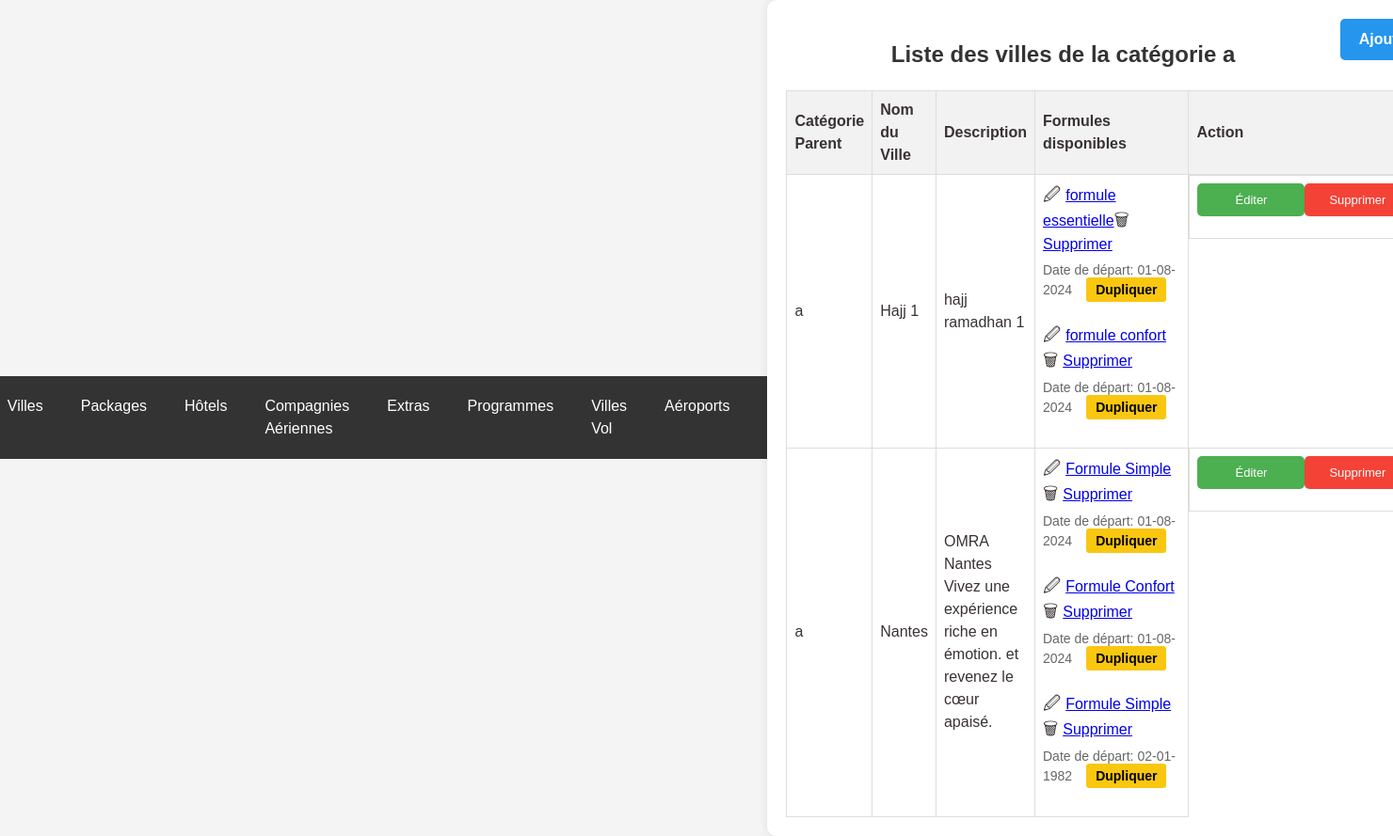
The app's page /display_villes_by_category.php?category_parent_id=4 (signed in), older data.
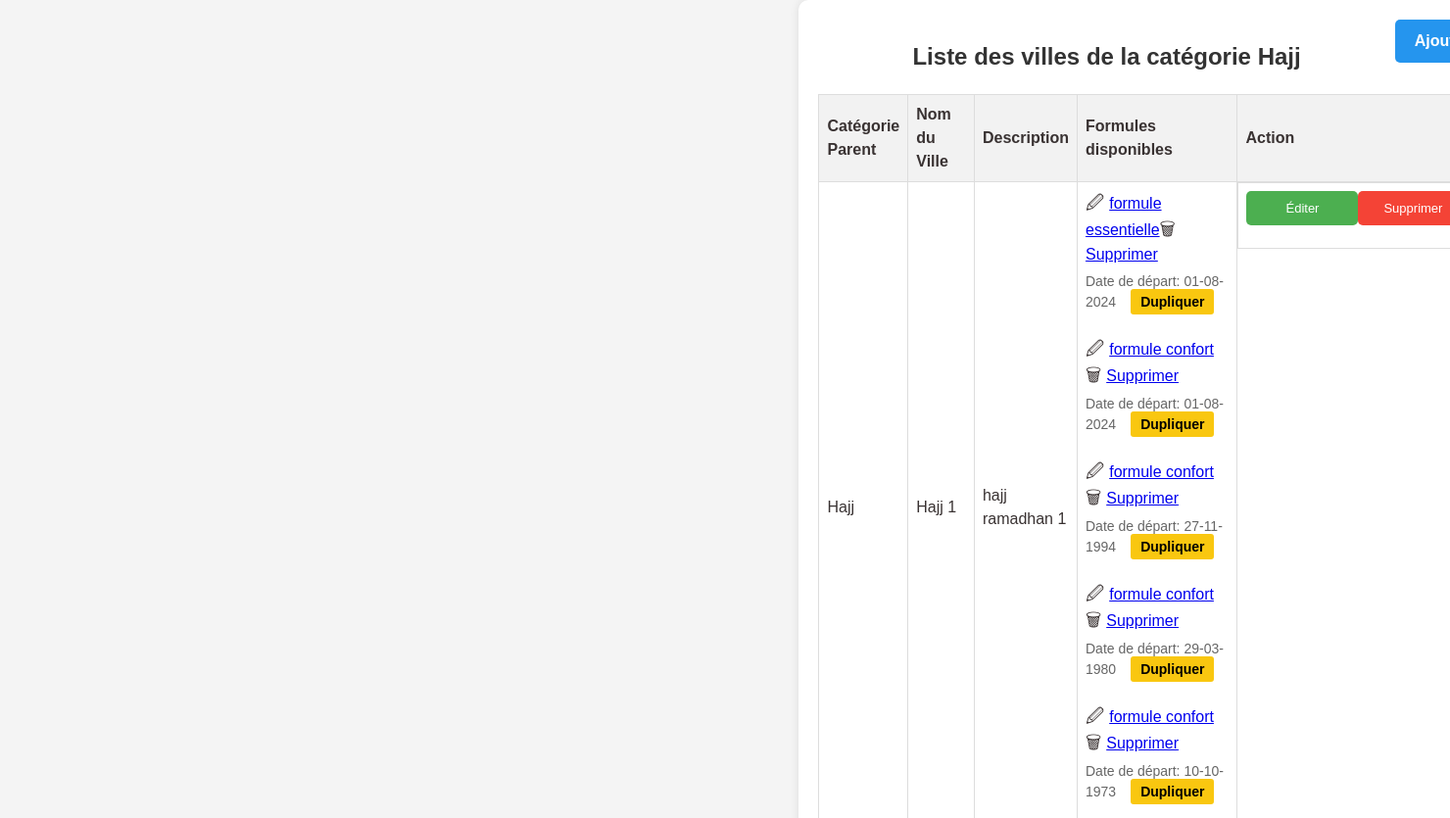
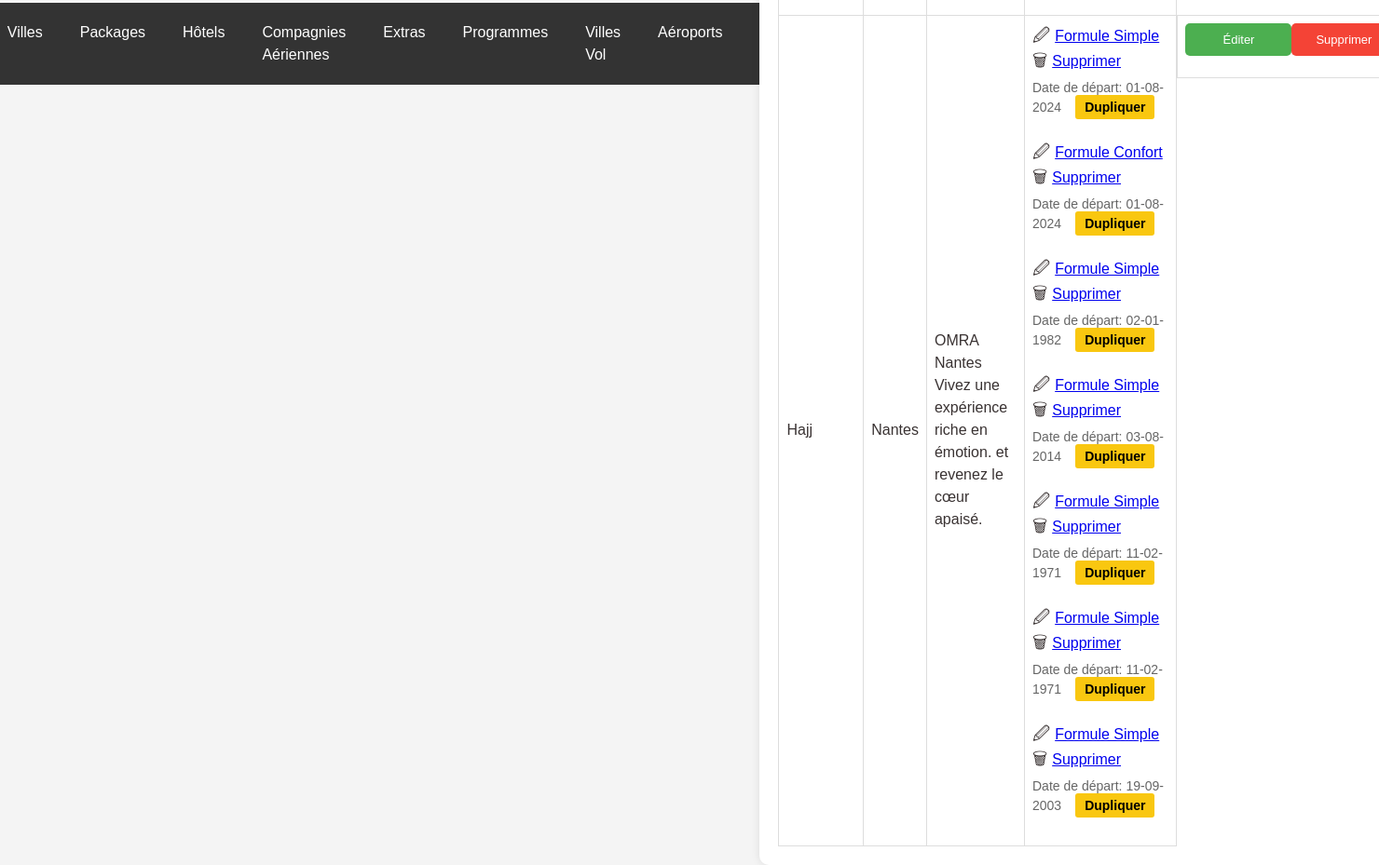
The same page, newer data (2 pictures, top to bottom).
### tables this page shows
CREATE TABLE `category_parent` (
  `id` int(11) NOT NULL,
  `nom` varchar(255) NOT NULL,
  `description` text NOT NULL,
  `photo` varchar(255) NOT NULL
);

CREATE TABLE `omra_packages` (
  `id` int(11) NOT NULL,
  `category_parent_id` int(11) NOT NULL,
  `nom` varchar(255) NOT NULL,
  `description` text NOT NULL,
  `photo` varchar(255) NOT NULL
);

CREATE TABLE `formules` (
  `id` int(11) NOT NULL,
  `package_id` int(11) NOT NULL,
  `date_depart` date DEFAULT NULL,
  `date_retour` date DEFAULT NULL,
  `statut` enum('activé','désactivé') NOT NULL,
  `duree_sejour` varchar(255) NOT NULL,
  `prix_chambre_quadruple` decimal(10,2) NOT NULL,
  `prix_chambre_triple` decimal(10,2) NOT NULL,
  `prix_chambre_double` decimal(10,2) NOT NULL,
  `prix_chambre_single` decimal(10,2) NOT NULL,
  `child_discount` decimal(10,2) NOT NULL,
  `prix_bebe` decimal(10,2) NOT NULL,
  `prix_chambre_quadruple_promo` decimal(10,2) NOT NULL,
  `prix_chambre_triple_promo` decimal(10,2) NOT NULL,
  `prix_chambre_double_promo` decimal(10,2) NOT NULL,
  `prix_chambre_single_promo` decimal(10,2) NOT NULL,
  `type_id` int(11) DEFAULT NULL,
  `created_at` timestamp NOT NULL DEFAULT current_timestamp() ON UPDATE current_timestamp(),
  `programs_id` longtext DEFAULT NULL CHECK (json_valid(`programs_id`)),
  `program_order` longtext NOT NULL CHECK (json_valid(`program_order`)),
  `description` text NOT NULL,
  `s1t` varchar(255) NOT NULL,
  `s1d` text NOT NULL,
  `s2t` varchar(255) NOT NULL,
  `s2d` text NOT NULL,
  `s3t` varchar(255) NOT NULL,
  `s3d` text NOT NULL,
  `s4t` varchar(255) NOT NULL,
  `s4d` text NOT NULL,
  `s5t` varchar(255) NOT NULL,
  `s5d` text NOT NULL,
  `uploaded_file` varchar(255) DEFAULT NULL,
  `image_formule` varchar(255) DEFAULT NULL,
  `statut_vol` varchar(20) NOT NULL DEFAULT 'CONFIRMÉ'
);

CREATE TABLE `type_formule_omra` (
  `id` int(11) NOT NULL,
  `nom` varchar(255) NOT NULL,
  `formule_parent_id` int(11) DEFAULT NULL
);

### display_villes_by_category.php (the view, shortened to what this page needs)
<!DOCTYPE html>
<html lang="fr">
<head>
    <link rel="stylesheet" href="styles.css">
</head>
<body>
<?php
include 'header.php';
include 'db.php';
$category_parent_id = isset($_GET['category_parent_id']) ? intval($_GET['category_parent_id']) : 0;
$sql_category = "SELECT nom FROM category_parent WHERE id = $category_parent_id";
$result_category = mysqli_query($conn, $sql_category);
if ($result_category && mysqli_num_rows($result_category) > 0) {
    $row_category = mysqli_fetch_assoc($result_category);
    $category_name = $row_category['nom'];
} else {
    echo "Catégorie introuvable.";
    exit;
}
?>
<div class="container">
    <a href="ajoutomrapackage.php" class='btn-add'><b>Ajouter une Ville</b></a>
    <h2 class="text-center">Liste des villes de la catégorie <?php echo $category_name; ?></h2>
    <table>
        <thead>
            <tr>
                <th>Catégorie Parent</th>
                <th>Nom du Ville</th>
                <th style="width: 350px;">Description</th>
                <th>Formules disponibles</th>
                <th>Action</th>
            </tr>
        </thead>
        <tbody>
            <?php
            $sql_packages = "SELECT omra_packages.*, category_parent.nom AS category_name
                            FROM omra_packages
                            JOIN category_parent ON omra_packages.category_parent_id = category_parent.id
                            WHERE omra_packages.category_parent_id = $category_parent_id";
            $result_packages = mysqli_query($conn, $sql_packages);
            if (mysqli_num_rows($result_packages) > 0) {
                while ($row_package = mysqli_fetch_assoc($result_packages)) {
                    echo "<tr>";
                    echo "<td>" . $row_package['category_name'] . "</td>";
                    echo "<td>" . $row_package['nom'] . "</td>";
                    echo "<td>" . $row_package['description'] . "</td>";
                    $package_id = $row_package['id'];
                    $sql_formules = "SELECT formules.*, type_formule_omra.nom as type_nom
                                     FROM formules
                                     JOIN type_formule_omra ON formules.type_id = type_formule_omra.id
                                     WHERE package_id = $package_id";
                    $result_formules = mysqli_query($conn, $sql_formules);
                    if (mysqli_num_rows($result_formules) > 0) {
                        echo "<td>";
                        while ($row_formule = mysqli_fetch_assoc($result_formules)) {
                            echo "<span class='icon'>&#128393;</span><a href='edit_formule.php?id=" . $row_formule['id'] . "'>" . $row_formule['type_nom'] . "</a>";
                            echo "<span class='icon'>&#128465;</span><a href='delete_formule.php?id=" . $row_formule['id'] . "' onclick=\"return confirm('Êtes-vous sûr de vouloir supprimer cette formule?')\">Supprimer</a>";
                            if (!empty($row_formule['date_depart'])) {
                                $date_depart_formattee = date('d-m-Y', strtotime($row_formule['date_depart']));
                                echo "<br><span class='indicator'>Date de départ: " . $date_depart_formattee;
                                echo "<a class='btn-dup' href='duplicate_formule.php?id=" . $row_formule['id'] . "'><b>Dupliquer</b></a></span>";
                            }
                            echo "<br>";
                        }
                        echo "</td>";
                    } else {
                        echo "<td>Aucune formule disponible pour ce package.</td>";
                    }
                    echo "<td class='btn-group'>";
                    echo "<div>";
                    echo "<button class='btn-edit' onclick=\"window.location.href='edit_package.php?id=" . $package_id . "'\">Éditer</button>";
                    echo "</div>";
                    echo "<br>";
                    echo "<div>";
                    echo "<button class='btn-delete' onclick=\"if(confirm('Êtes-vous sûr de vouloir supprimer ce package?')) { window.location.href='delete_package.php?id=" . $package_id . "'; }\">Supprimer</button>";
                    echo "</div>";
                    echo "<br>";
                    echo "</td>";
                    echo "</tr>";
                }
            } else {
                echo "<tr><td colspan='5'>Aucun package Omra disponible pour cette catégorie parent.</td></tr>";
            }
            ?>
        </tbody>
    </table>
</div>
</body>
</html>

Row changes from the older to the newer data that the page shows:
changed category_parent: nom "a" → "Hajj"
changed through a linked row, omra_packages "Hajj 1": category_parent.nom "a" → "Hajj"
added formules: type.nom "formule confort", date_depart "27-11-1994", shown under omra_packages "Hajj 1"
added formules: type.nom "formule confort", date_depart "29-03-1980", shown under omra_packages "Hajj 1"
added formules: type.nom "formule confort", date_depart "10-10-1973", shown under omra_packages "Hajj 1"
changed through a linked row, omra_packages "Nantes": category_parent.nom "a" → "Hajj"
added formules: type.nom "Formule Simple", date_depart "03-08-2014", shown under omra_packages "Nantes"
added formules: type.nom "Formule Simple", date_depart "11-02-1971", shown under omra_packages "Nantes"
added formules: type.nom "Formule Simple", date_depart "11-02-1971", shown under omra_packages "Nantes"
added formules: type.nom "Formule Simple", date_depart "19-09-2003", shown under omra_packages "Nantes"
